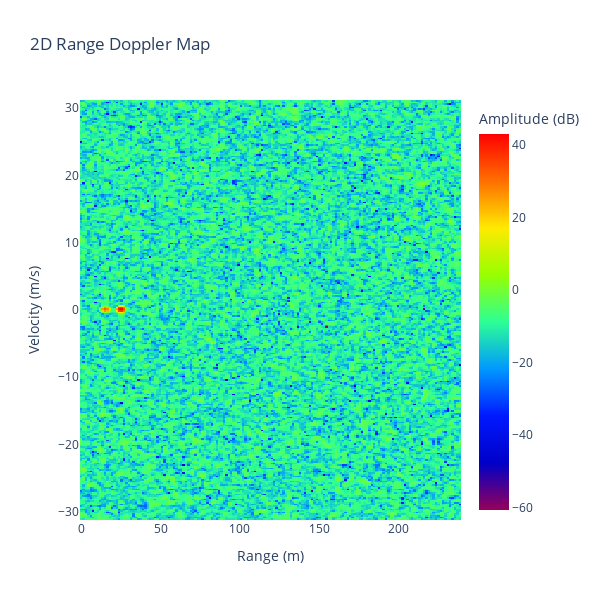

Notebook code cell kept with this figure:
### Markdown cell above
_Plot range-Doppler map_

### Code cell
import plotly.graph_objs as go
import numpy as np

max_range = (3e8 * radar.receiver.fs *
             radar.transmitter.pulse_length /
             radar.transmitter.bandwidth / 2)
unambiguous_speed = 3e8 / radar.transmitter.prp[0] / \
    radar.transmitter.fc_vect[0] / 2

range_axis = np.linspace(
    0, max_range, radar.samples_per_pulse, endpoint=False)

doppler_axis = np.linspace(
    -unambiguous_speed/2, unambiguous_speed/2, radar.transmitter.pulses)

# Convert the range doppler map to dB
range_doppler_shifted = np.fft.fftshift(range_doppler, axes=1)
rdm_dB = 20 * np.log10(np.abs(range_doppler_shifted[0, :, :]))


fig = go.Figure()

# Create a 2D heatmap instead of a 3D surface plot
fig.add_trace(go.Heatmap(
    x=range_axis,
    y=doppler_axis,
    z=rdm_dB,
    colorscale='Rainbow',
    colorbar=dict(title='Amplitude (dB)')
))

fig.update_layout(
    title='2D Range Doppler Map',
    xaxis_title='Range (m)',
    yaxis_title='Velocity (m/s)',
    width=600,
    height=600
)

fig.show()

### Figure 1 — Plotly figure (JSON) as saved in the notebook; plotly's stock layout.template omitted (floating-point values rounded to 4 significant figures; data arrays with more than 128 entries replaced by an {"elided": "..."} marker saying what was removed)
{"data": [{"colorbar": {"title": {"text": "Amplitude (dB)"}}, "colorscale": [[0, "rgb(150,0,90)"], [0.125, "rgb(0,0,200)"], [0.25, "rgb(0,25,255)"], [0.375, "rgb(0,152,255)"], [0.5, "rgb(44,255,150)"], [0.625, "rgb(151,255,0)"], [0.75, "rgb(255,234,0)"], [0.875, "rgb(255,111,0)"], [1, "rgb(255,0,0)"]], "type": "heatmap", "x": {"elided": "160 float values"}, "y": {"elided": "256 float values"}, "z": {"elided": "256x160 float values"}}], "layout": {"height": 600, "title": {"text": "2D Range Doppler Map"}, "width": 600, "xaxis": {"title": {"text": "Range (m)"}}, "yaxis": {"title": {"text": "Velocity (m/s)"}}}}
